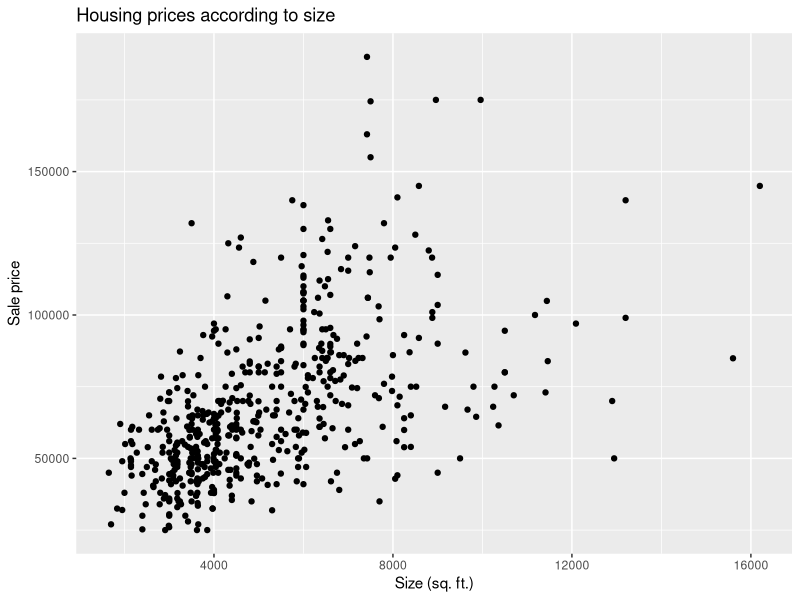
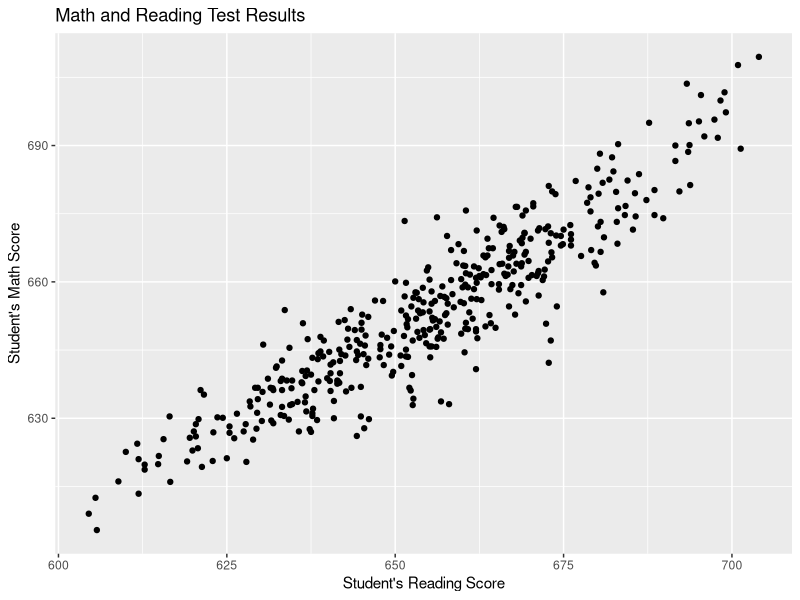

Here is the R script that generated these plots, in order:
## ---- chunk 1
knitr::opts_chunk$set(error=TRUE, warning=FALSE, message=FALSE)
## ---- chunk 2
list.files(path = "/Users/joditay/applied_data_science")
list.files(path = "/Users/joditay/applied_data_science/assignment1")
## ---- chunk 3
mean(1:100)
## ---- chunk 4
sd(1:100)
## ---- chunk 5
hello = sd(1:100)
print(hello)
## ---- chunk 6
library(tidyverse)
## ---- chunk 7
head(iris, 5)
## ---- chunk 8
iris2 <- iris |>
  mutate(sepal_length100 = Sepal.Length * 100) # fill this in
head(iris2, 5)
## ---- chunk 9
library(AER); library(ggplot2)
data(HousePrices)

HousePrices |> ggplot(aes(x = lotsize, y = price)) + 
  geom_point() +
  labs(x="Size (sq. ft.)", y = "Sale price", title = "Housing prices according to size")
## ---- chunk 10
data(CASchools)

CASchools |> ggplot(aes(x=read, y=math)) + 
  geom_point() +
  labs(x = "Student's Reading Score", 
       y = "Student's Math Score", 
       title="Math and Reading Test Results")
